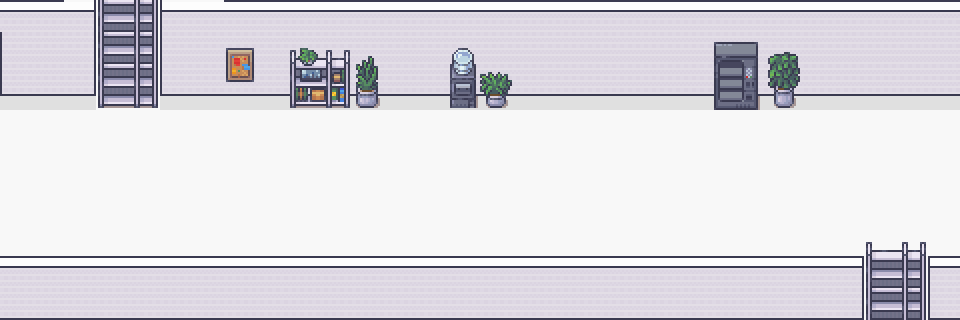

The image is a tile-based game level rendered from a .tmx file. Its description and complete source (layers, tilesets, objects, tile grids) follow:
An orthogonal 30x10 tile map with 32x32 px tiles, 4 tile layers (floor, wall, decor1, decor2), 3 tilesets and 11 objects (6x monster, 3x chord, playerStart, milestone).

<map version="1.10" tiledversion="1.11.0" orientation="orthogonal" renderorder="right-down" width="30" height="10" tilewidth="32" tileheight="32" infinite="0" nextlayerid="8" nextobjectid="18">
 <tileset firstgid="1" name="Modern_Office_32x32" tilewidth="32" tileheight="32" tilecount="848" columns="16">
  <image source="../../Modern_Office_32x32.png" width="512" height="1696" />
  <tile id="263">
   <properties>
    <property name="collides" type="bool" value="true" />
   </properties>
  </tile>
  <tile id="264">
   <properties>
    <property name="collides" type="bool" value="true" />
   </properties>
  </tile>
  <tile id="279">
   <properties>
    <property name="collides" type="bool" value="true" />
   </properties>
  </tile>
  <tile id="280">
   <properties>
    <property name="collides" type="bool" value="true" />
   </properties>
  </tile>
 </tileset>
 <tileset firstgid="849" name="Room_Builder_Office_32x32" tilewidth="32" tileheight="32" tilecount="224" columns="16">
  <image source="../../Room_Builder_Office_32x32.png" width="512" height="448" />
  <tile id="80">
   <properties>
    <property name="collides" type="bool" value="true" />
   </properties>
  </tile>
  <tile id="81">
   <properties>
    <property name="collides" type="bool" value="true" />
   </properties>
  </tile>
  <tile id="82">
   <properties>
    <property name="collides" type="bool" value="true" />
   </properties>
  </tile>
  <tile id="83">
   <properties>
    <property name="collides" type="bool" value="true" />
   </properties>
  </tile>
  <tile id="84">
   <properties>
    <property name="collides" type="bool" value="true" />
   </properties>
  </tile>
  <tile id="85">
   <properties>
    <property name="collides" type="bool" value="true" />
   </properties>
  </tile>
  <tile id="86">
   <properties>
    <property name="collides" type="bool" value="true" />
   </properties>
  </tile>
  <tile id="87">
   <properties>
    <property name="collides" type="bool" value="true" />
   </properties>
  </tile>
  <tile id="88">
   <properties>
    <property name="collides" type="bool" value="true" />
   </properties>
  </tile>
  <tile id="89">
   <properties>
    <property name="collides" type="bool" value="true" />
   </properties>
  </tile>
  <tile id="96">
   <properties>
    <property name="collides" type="bool" value="true" />
   </properties>
  </tile>
  <tile id="97">
   <properties>
    <property name="collides" type="bool" value="true" />
   </properties>
  </tile>
  <tile id="98">
   <properties>
    <property name="collides" type="bool" value="true" />
   </properties>
  </tile>
  <tile id="99">
   <properties>
    <property name="collides" type="bool" value="true" />
   </properties>
  </tile>
  <tile id="103">
   <properties>
    <property name="collides" type="bool" value="true" />
   </properties>
  </tile>
  <tile id="104">
   <properties>
    <property name="collides" type="bool" value="true" />
   </properties>
  </tile>
  <tile id="105">
   <properties>
    <property name="collides" type="bool" value="true" />
   </properties>
  </tile>
  <tile id="112">
   <properties>
    <property name="collides" type="bool" value="true" />
   </properties>
  </tile>
  <tile id="113">
   <properties>
    <property name="collides" type="bool" value="true" />
   </properties>
  </tile>
  <tile id="114">
   <properties>
    <property name="collides" type="bool" value="true" />
   </properties>
  </tile>
  <tile id="115">
   <properties>
    <property name="collides" type="bool" value="true" />
   </properties>
  </tile>
  <tile id="116">
   <properties>
    <property name="collides" type="bool" value="true" />
   </properties>
  </tile>
  <tile id="117">
   <properties>
    <property name="collides" type="bool" value="true" />
   </properties>
  </tile>
  <tile id="118">
   <properties>
    <property name="collides" type="bool" value="true" />
   </properties>
  </tile>
  <tile id="119">
   <properties>
    <property name="collides" type="bool" value="true" />
   </properties>
  </tile>
  <tile id="120">
   <properties>
    <property name="collides" type="bool" value="true" />
   </properties>
  </tile>
  <tile id="121">
   <properties>
    <property name="collides" type="bool" value="true" />
   </properties>
  </tile>
  <tile id="128">
   <properties>
    <property name="collides" type="bool" value="true" />
   </properties>
  </tile>
  <tile id="129">
   <properties>
    <property name="collides" type="bool" value="true" />
   </properties>
  </tile>
  <tile id="130">
   <properties>
    <property name="collides" type="bool" value="true" />
   </properties>
  </tile>
  <tile id="131">
   <properties>
    <property name="collides" type="bool" value="true" />
   </properties>
  </tile>
  <tile id="135">
   <properties>
    <property name="collides" type="bool" value="true" />
   </properties>
  </tile>
  <tile id="136">
   <properties>
    <property name="collides" type="bool" value="true" />
   </properties>
  </tile>
  <tile id="137">
   <properties>
    <property name="collides" type="bool" value="true" />
   </properties>
  </tile>
  <tile id="144">
   <properties>
    <property name="collides" type="bool" value="true" />
   </properties>
  </tile>
  <tile id="145">
   <properties>
    <property name="collides" type="bool" value="true" />
   </properties>
  </tile>
  <tile id="146">
   <properties>
    <property name="collides" type="bool" value="true" />
   </properties>
  </tile>
  <tile id="147">
   <properties>
    <property name="collides" type="bool" value="true" />
   </properties>
  </tile>
  <tile id="148">
   <properties>
    <property name="collides" type="bool" value="true" />
   </properties>
  </tile>
  <tile id="149">
   <properties>
    <property name="collides" type="bool" value="true" />
   </properties>
  </tile>
  <tile id="150">
   <properties>
    <property name="collides" type="bool" value="true" />
   </properties>
  </tile>
  <tile id="151">
   <properties>
    <property name="collides" type="bool" value="true" />
   </properties>
  </tile>
  <tile id="152">
   <properties>
    <property name="collides" type="bool" value="true" />
   </properties>
  </tile>
  <tile id="153">
   <properties>
    <property name="collides" type="bool" value="true" />
   </properties>
  </tile>
  <tile id="160">
   <properties>
    <property name="collides" type="bool" value="true" />
   </properties>
  </tile>
  <tile id="161">
   <properties>
    <property name="collides" type="bool" value="true" />
   </properties>
  </tile>
  <tile id="162">
   <properties>
    <property name="collides" type="bool" value="true" />
   </properties>
  </tile>
  <tile id="163">
   <properties>
    <property name="collides" type="bool" value="true" />
   </properties>
  </tile>
  <tile id="167">
   <properties>
    <property name="collides" type="bool" value="true" />
   </properties>
  </tile>
  <tile id="168">
   <properties>
    <property name="collides" type="bool" value="true" />
   </properties>
  </tile>
  <tile id="169">
   <properties>
    <property name="collides" type="bool" value="true" />
   </properties>
  </tile>
  <tile id="176">
   <properties>
    <property name="collides" type="bool" value="true" />
   </properties>
  </tile>
  <tile id="177">
   <properties>
    <property name="collides" type="bool" value="true" />
   </properties>
  </tile>
  <tile id="178">
   <properties>
    <property name="collides" type="bool" value="true" />
   </properties>
  </tile>
  <tile id="179">
   <properties>
    <property name="collides" type="bool" value="true" />
   </properties>
  </tile>
  <tile id="180">
   <properties>
    <property name="collides" type="bool" value="true" />
   </properties>
  </tile>
  <tile id="181">
   <properties>
    <property name="collides" type="bool" value="true" />
   </properties>
  </tile>
  <tile id="182">
   <properties>
    <property name="collides" type="bool" value="true" />
   </properties>
  </tile>
  <tile id="183">
   <properties>
    <property name="collides" type="bool" value="true" />
   </properties>
  </tile>
  <tile id="184">
   <properties>
    <property name="collides" type="bool" value="true" />
   </properties>
  </tile>
  <tile id="185">
   <properties>
    <property name="collides" type="bool" value="true" />
   </properties>
  </tile>
  <tile id="192">
   <properties>
    <property name="collides" type="bool" value="true" />
   </properties>
  </tile>
  <tile id="193">
   <properties>
    <property name="collides" type="bool" value="true" />
   </properties>
  </tile>
  <tile id="194">
   <properties>
    <property name="collides" type="bool" value="true" />
   </properties>
  </tile>
  <tile id="195">
   <properties>
    <property name="collides" type="bool" value="true" />
   </properties>
  </tile>
  <tile id="199">
   <properties>
    <property name="collides" type="bool" value="true" />
   </properties>
  </tile>
  <tile id="200">
   <properties>
    <property name="collides" type="bool" value="true" />
   </properties>
  </tile>
  <tile id="201">
   <properties>
    <property name="collides" type="bool" value="true" />
   </properties>
  </tile>
 </tileset>
 <tileset firstgid="1073" name="Lab Tileset" tilewidth="32" tileheight="32" tilecount="40" columns="5">
  <image source="../../Lab Tileset.png" width="160" height="256" />
 </tileset>
 <layer id="1" name="floor" width="30" height="10">
  <data encoding="csv">
908,908,908,908,908,908,908,908,908,908,908,908,908,908,908,908,908,908,908,908,908,908,908,908,908,908,908,908,908,908,
908,908,908,908,908,908,908,908,908,908,908,908,908,908,908,908,908,908,908,908,908,908,908,908,908,908,908,908,908,908,
908,908,908,908,908,908,908,908,908,908,908,908,908,908,908,908,908,908,908,908,908,908,908,908,908,908,908,908,908,908,
908,908,908,908,908,908,908,908,908,908,908,908,908,908,908,908,908,908,908,908,908,908,908,908,908,908,908,908,908,908,
908,908,908,908,908,908,908,908,908,908,908,908,908,908,908,908,908,908,908,908,908,908,908,908,908,908,908,908,908,908,
908,908,908,908,908,908,908,908,908,908,908,908,908,908,908,908,908,908,908,908,908,908,908,908,908,908,908,908,908,908,
908,908,908,908,908,908,908,908,908,908,908,908,908,908,908,908,908,908,908,908,908,908,908,908,908,908,908,908,908,908,
908,908,908,908,908,908,908,908,908,908,908,908,908,908,908,908,908,908,908,908,908,908,908,908,908,908,908,908,908,908,
908,908,908,908,908,908,908,908,908,908,908,908,908,908,908,908,908,908,908,908,908,908,908,908,908,908,908,908,908,908,
908,908,908,908,908,908,908,908,908,908,908,908,908,908,908,908,908,908,908,908,908,908,908,908,908,908,908,908,908,908
</data>
 </layer>
 <layer id="2" name="wall" width="30" height="10" locked="1">
  <data encoding="csv">
1026,1026,1034,0,0,1032,1033,1026,1026,1026,1026,1026,1026,1026,1026,1026,1026,1026,1026,1026,1026,1026,1026,1026,1026,1026,1026,1026,1026,1026,
1029,1030,1031,0,0,1029,1030,1030,1030,1030,1030,1030,1030,1030,1030,1030,1030,1030,1030,1030,1030,1030,1030,1030,1030,1030,1030,1030,1030,1030,
1041,1042,1050,0,0,1048,1049,1042,1042,1042,1042,1042,1042,1042,1042,1042,1042,1042,1042,1042,1042,1042,1042,1042,1042,1042,1042,1042,1042,1042,
0,0,0,0,0,0,0,0,0,0,0,0,0,0,0,0,0,0,0,0,0,0,0,0,0,0,0,0,0,0,
0,0,0,0,0,0,0,0,0,0,0,0,0,0,0,0,0,0,0,0,0,0,0,0,0,0,0,0,0,0,
0,0,0,0,0,0,0,0,0,0,0,0,0,0,0,0,0,0,0,0,0,0,0,0,0,0,0,0,0,0,
0,0,0,0,0,0,0,0,0,0,0,0,0,0,0,0,0,0,0,0,0,0,0,0,0,0,0,0,0,0,
0,0,0,0,0,0,0,0,0,0,0,0,0,0,0,0,0,0,0,0,0,0,0,0,0,0,0,0,0,0,
1026,1026,1026,1026,1026,1026,1026,1026,1026,1026,1026,1026,1026,1026,1026,1026,1026,1026,1026,1026,1026,1026,1026,1026,1026,1026,1027,0,0,1025,
1042,1042,1042,1042,1042,1042,1042,1042,1042,1042,1042,1042,1042,1042,1042,1042,1042,1042,1042,1042,1042,1042,1042,1042,1042,1042,1043,0,0,1048
</data>
 </layer>
 <layer id="3" name="decor1" width="30" height="10">
  <data encoding="csv">
0,0,0,264,265,0,0,0,0,0,0,0,0,0,0,0,0,0,0,0,0,0,0,0,0,0,0,0,0,0,
0,0,0,264,265,0,0,0,0,0,0,0,0,0,0,0,0,0,0,0,0,0,0,0,0,0,0,0,0,0,
0,0,0,264,265,0,0,0,0,0,0,0,0,0,0,0,0,0,0,0,0,0,0,0,0,0,0,0,0,0,
879,879,879,280,281,879,879,879,879,879,879,879,879,879,879,879,879,879,879,879,879,879,879,879,879,879,879,879,879,879,
0,0,0,0,0,0,0,0,0,0,0,0,0,0,0,0,0,0,0,0,0,0,0,0,0,0,0,0,0,0,
0,0,0,0,0,0,0,0,0,0,0,0,0,0,0,0,0,0,0,0,0,0,0,0,0,0,0,0,0,0,
0,0,0,0,0,0,0,0,0,0,0,0,0,0,0,0,0,0,0,0,0,0,0,0,0,0,0,0,0,0,
0,0,0,0,0,0,0,0,0,0,0,0,0,0,0,0,0,0,0,0,0,0,0,0,0,0,0,0,0,0,
0,0,0,0,0,0,0,0,0,0,0,0,0,0,0,0,0,0,0,0,0,0,0,0,0,0,0,0,0,0,
0,0,0,0,0,0,0,0,0,0,0,0,0,0,0,0,0,0,0,0,0,0,0,0,0,0,0,0,0,0
</data>
 </layer>
 <layer id="4" name="decor2" width="30" height="10" locked="1">
  <data encoding="csv">
0,0,0,0,0,0,0,0,0,0,0,0,0,0,0,0,0,0,0,0,0,0,0,0,0,0,0,0,0,0,
0,0,0,0,0,0,0,48,0,200,201,199,0,0,253,0,0,0,0,0,0,0,369,370,119,0,0,0,0,0,
0,0,0,0,0,0,0,64,0,216,217,215,0,0,269,167,0,0,0,0,0,0,385,386,135,0,0,0,0,0,
0,0,0,0,0,0,0,0,0,232,233,231,0,0,285,183,0,0,0,0,0,0,401,402,151,0,0,0,0,0,
0,0,0,0,0,0,0,0,0,0,0,0,0,0,0,0,0,0,0,0,0,0,0,0,0,0,0,0,0,0,
0,0,0,0,0,0,0,0,0,0,0,0,0,0,0,0,0,0,0,0,0,0,0,0,0,0,0,0,0,0,
0,0,0,0,0,0,0,0,0,0,0,0,0,0,0,0,0,0,0,0,0,0,0,0,0,0,0,0,0,0,
0,0,0,0,0,0,0,0,0,0,0,0,0,0,0,0,0,0,0,0,0,0,0,0,0,0,0,248,249,0,
0,0,0,0,0,0,0,0,0,0,0,0,0,0,0,0,0,0,0,0,0,0,0,0,0,0,0,264,265,0,
0,0,0,0,0,0,0,0,0,0,0,0,0,0,0,0,0,0,0,0,0,0,0,0,0,0,0,264,265,0
</data>
 </layer>
 <objectgroup id="6" name="object">
  <object id="1" name="playerStart" x="38" y="140">
   <point />
  </object>
  <object id="2" name="chordStart" type="chord" x="80.1165" y="140.798">
   <point />
  </object>
  <object id="3" name="chordBattle" type="chord" x="396" y="116">
   <point />
  </object>
  <object id="4" name="milestone" x="882" y="234">
   <point />
  </object>
  <object id="5" name="chordEnd" type="chord" x="910" y="218">
   <point />
  </object>
  <object id="6" name="tomato" type="monster" x="622.373" y="156.164">
   <point />
  </object>
  <object id="7" name="bugbear" type="monster" x="697.301" y="231.911">
   <point />
  </object>
  <object id="8" name="tomato" type="monster" x="325.88" y="228.216">
   <point />
  </object>
  <object id="9" name="bugbear" type="monster" x="223.232" y="160.449">
   <point />
  </object>
  <object id="10" name="lemon" type="monster" x="530.178" y="236.189">
   <point />
  </object>
  <object id="11" name="bugbear" type="monster" x="427.53" y="165.431">
   <point />
  </object>
 </objectgroup>
</map>
